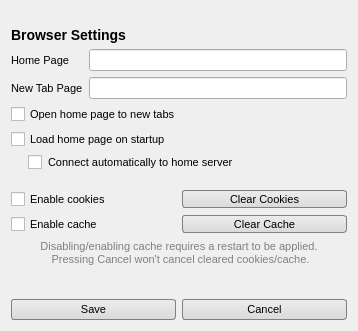
<?xml version="1.0" encoding="UTF-8"?>
<ui version="4.0">
 <class>LoginWebSettings</class>
 <widget class="QWidget" name="LoginWebSettings">
  <property name="geometry">
   <rect>
    <x>0</x>
    <y>0</y>
    <width>358</width>
    <height>331</height>
   </rect>
  </property>
  <property name="windowTitle">
   <string>Browser Settings</string>
  </property>
  <property name="styleSheet">
   <string notr="true">QWidget {
	font: Calibri;
	font-size: 11px;
}

QLabel#titleLabel {
	font-size: 14px;
	font-weight: bold;
}

QLabel#titleIcon {
	background-image: url(&quot;./jsmodules/browserui/ui/settings.png&quot;);
}

QCheckBox#connectToHomePage {
	padding-left: 17px;
}

QPushButton {	
	background-color: qlineargradient(spread:pad, x1:0, y1:1, x2:0, y2:0, stop:0 rgba(218, 218, 218, 255), stop:1 rgba(236, 236, 236, 255));
	border: 1px solid grey;
	border-radius: 3px;
	padding: 3px;
	min-width: 80px;
}
QPushButton::hover {
	background-color: qlineargradient(spread:pad, x1:0, y1:1, x2:0, y2:0, stop:0 rgba(218, 218, 218, 150), stop:1 rgba(236, 236, 236, 150));
	border: 1px solid rgb(90, 90, 90);
}
QPushButton::pressed {
	background-color: qlineargradient(spread:pad, x1:0, y1:1, x2:0, y2:0, stop:1 rgba(218, 218, 218, 150), stop:0 rgba(236, 236, 236, 150));
	border: 1px solid rgb(90, 90, 90);
}</string>
  </property>
  <layout class="QVBoxLayout" name="verticalLayout">
   <item>
    <layout class="QHBoxLayout" name="horizontalLayout_2">
     <item>
      <widget class="QLabel" name="titleLabel">
       <property name="text">
        <string>Browser Settings</string>
       </property>
       <property name="alignment">
        <set>Qt::AlignBottom|Qt::AlignLeading|Qt::AlignLeft</set>
       </property>
      </widget>
     </item>
     <item>
      <widget class="QLabel" name="titleIcon">
       <property name="sizePolicy">
        <sizepolicy hsizetype="Fixed" vsizetype="Fixed">
         <horstretch>0</horstretch>
         <verstretch>0</verstretch>
        </sizepolicy>
       </property>
       <property name="minimumSize">
        <size>
         <width>32</width>
         <height>32</height>
        </size>
       </property>
       <property name="maximumSize">
        <size>
         <width>32</width>
         <height>32</height>
        </size>
       </property>
       <property name="text">
        <string/>
       </property>
      </widget>
     </item>
    </layout>
   </item>
   <item>
    <layout class="QFormLayout" name="formLayout">
     <item row="0" column="0">
      <widget class="QLabel" name="homePageLabel">
       <property name="text">
        <string>Home Page</string>
       </property>
      </widget>
     </item>
     <item row="0" column="1">
      <widget class="QLineEdit" name="homePageLineEdit"/>
     </item>
     <item row="1" column="0">
      <widget class="QLabel" name="newTabPageLabel">
       <property name="text">
        <string>New Tab Page</string>
       </property>
      </widget>
     </item>
     <item row="1" column="1">
      <widget class="QLineEdit" name="newTabPageLineEdit"/>
     </item>
    </layout>
   </item>
   <item>
    <layout class="QVBoxLayout" name="verticalLayout_2">
     <item>
      <widget class="QCheckBox" name="openHomePageOnNewTab">
       <property name="text">
        <string>Open home page to new tabs</string>
       </property>
      </widget>
     </item>
     <item>
      <widget class="QCheckBox" name="loadHomePageOnStartup">
       <property name="text">
        <string>Load home page on startup</string>
       </property>
      </widget>
     </item>
     <item>
      <widget class="QCheckBox" name="connectToHomePage">
       <property name="toolTip">
        <string>If the home page is a tundra:// server, connect automatically on startup</string>
       </property>
       <property name="text">
        <string>Connect automatically to home server</string>
       </property>
      </widget>
     </item>
     <item>
      <spacer name="verticalSpacer_2">
       <property name="orientation">
        <enum>Qt::Vertical</enum>
       </property>
       <property name="sizeType">
        <enum>QSizePolicy::Fixed</enum>
       </property>
       <property name="sizeHint" stdset="0">
        <size>
         <width>15</width>
         <height>15</height>
        </size>
       </property>
      </spacer>
     </item>
     <item>
      <layout class="QHBoxLayout" name="horizontalLayout_3">
       <item>
        <widget class="QCheckBox" name="enableCookies">
         <property name="toolTip">
          <string>Enable cookies for web pages</string>
         </property>
         <property name="text">
          <string>Enable cookies</string>
         </property>
        </widget>
       </item>
       <item>
        <widget class="QPushButton" name="clearCookies">
         <property name="maximumSize">
          <size>
           <width>16777215</width>
           <height>18</height>
          </size>
         </property>
         <property name="text">
          <string>Clear Cookies</string>
         </property>
        </widget>
       </item>
      </layout>
     </item>
     <item>
      <layout class="QHBoxLayout" name="horizontalLayout_4">
       <item>
        <widget class="QCheckBox" name="enableCache">
         <property name="toolTip">
          <string>This will enable icons on the page tabs and allows the web browser to store cache data on the hard drive</string>
         </property>
         <property name="text">
          <string>Enable cache</string>
         </property>
        </widget>
       </item>
       <item>
        <widget class="QPushButton" name="clearCache">
         <property name="maximumSize">
          <size>
           <width>16777215</width>
           <height>18</height>
          </size>
         </property>
         <property name="text">
          <string>Clear Cache</string>
         </property>
        </widget>
       </item>
      </layout>
     </item>
    </layout>
   </item>
   <item>
    <widget class="QLabel" name="cacheInfoLabel">
     <property name="styleSheet">
      <string>color: grey;</string>
     </property>
     <property name="text">
      <string>Disabling/enabling cache requires a restart to be applied.
 Pressing Cancel won't cancel cleared cookies/cache.</string>
     </property>
     <property name="alignment">
      <set>Qt::AlignCenter</set>
     </property>
    </widget>
   </item>
   <item>
    <spacer name="verticalSpacer">
     <property name="orientation">
      <enum>Qt::Vertical</enum>
     </property>
     <property name="sizeHint" stdset="0">
      <size>
       <width>1</width>
       <height>15</height>
      </size>
     </property>
    </spacer>
   </item>
   <item>
    <layout class="QHBoxLayout" name="horizontalLayout">
     <item>
      <widget class="QPushButton" name="buttonSave">
       <property name="text">
        <string>Save</string>
       </property>
      </widget>
     </item>
     <item>
      <widget class="QPushButton" name="buttonCancel">
       <property name="text">
        <string>Cancel</string>
       </property>
      </widget>
     </item>
    </layout>
   </item>
  </layout>
 </widget>
 <resources/>
 <connections/>
</ui>
